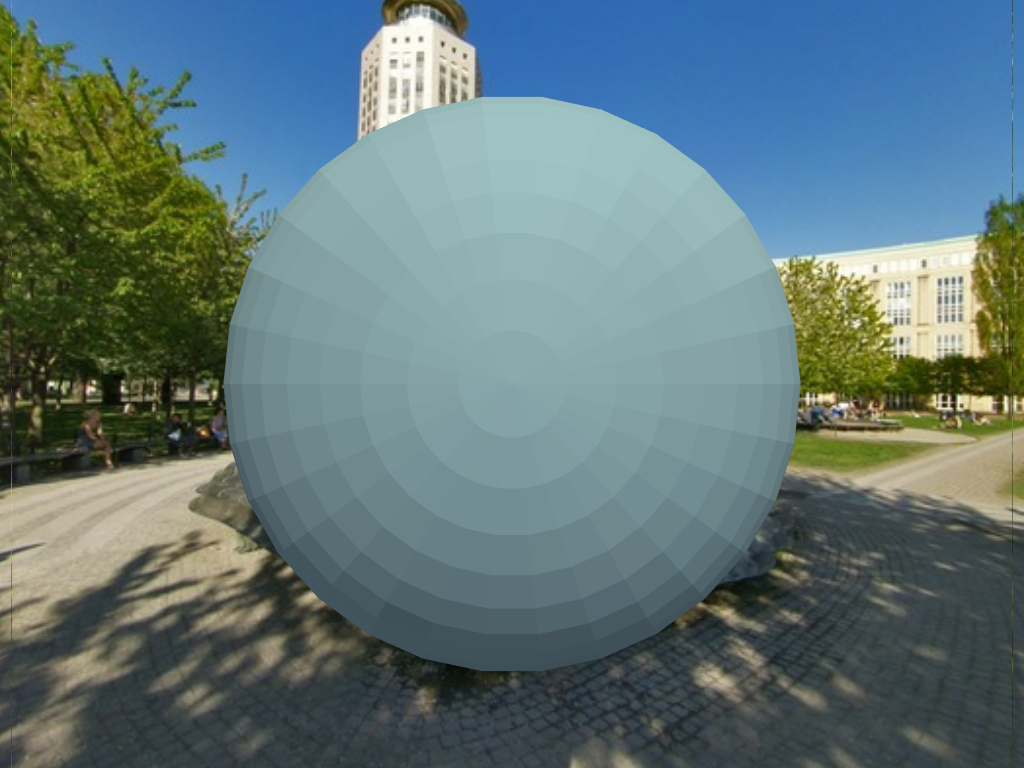

The Python source for this figure:
import pyvista as pv
from pyvista.examples import download_cubemap_park

mesh = pv.Sphere()

# pl = pv.Plotter()
pl = pv.Plotter(off_screen=True)
dataset = download_cubemap_park()
pl.add_actor(dataset.to_skybox())
pl.camera_position = "xy"
pl.camera.zoom(0.4)
pl.add_mesh(mesh)
# pl.show()
pl.screenshot("skybox.png")
